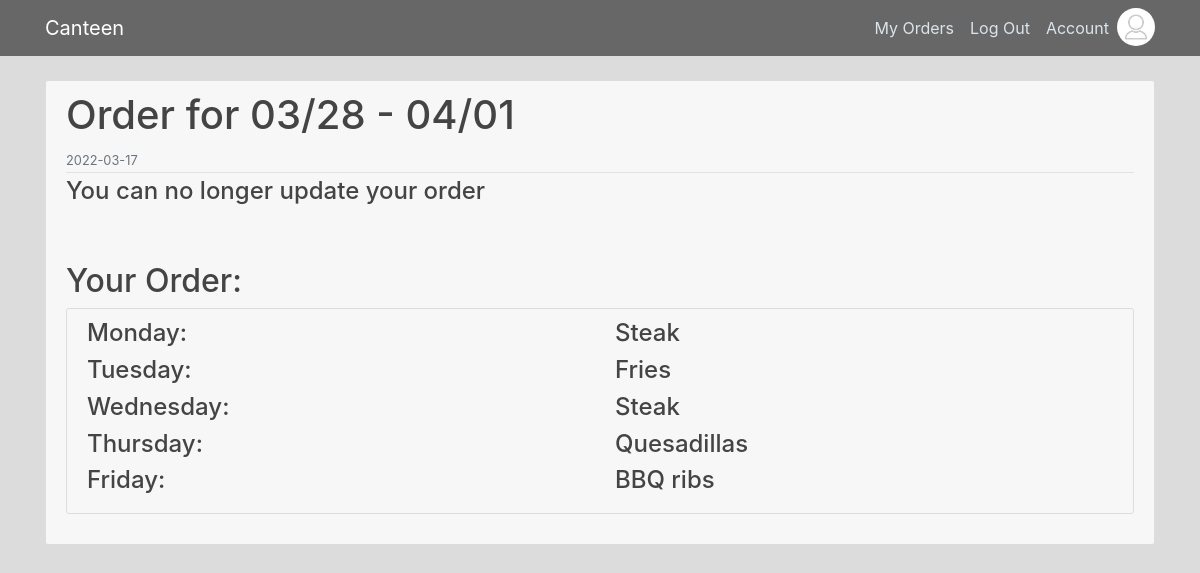
Screenshot of /orders/3/view (signed in) with the database file from the repository.
### canteen/models.py (models this page shows, shortened)
class User(db.Model, UserMixin):
    id = db.Column(db.Integer, primary_key=True)
    username = db.Column(db.String(20), unique=True, nullable=False)
    email = db.Column(db.String(120), unique=True, nullable=False)
    first_name = db.Column(db.String(120), nullable=False, default="first_name")
    last_name = db.Column(db.String(120), nullable=False, default="last_name")
    school_id = db.Column(db.String(20), nullable=False, default="00a00")
    group = db.Column(db.String(20), nullable=False, default="0a")
    image_file = db.Column(db.String(20), nullable=False, default='default.jpg')
    password = db.Column(db.String(60), nullable=False)
    role = db.Column(db.String(20), default='user')
    responses = db.relationship('OrderResponse', backref="User", lazy=True)

class OrderForm(db.Model):
    __tablename__ = 'order_form'
    id = db.Column(db.Integer, primary_key=True)
    title = db.Column(db.String(100), nullable=False)
    date_expired = db.Column(db.DateTime(), nullable=False)
    date_posted = db.Column(db.DateTime(), nullable=False, default=datetime.utcnow)
    date_started = db.Column(db.DateTime(), nullable=False, default=datetime.utcnow)
    monday1 = db.Column(db.String(100))
    monday2 = db.Column(db.String(100))
    monday3 = db.Column(db.String(100))
    tuesday1 = db.Column(db.String(100))
    tuesday2 = db.Column(db.String(100))
    tuesday3 = db.Column(db.String(100))
    wednesday1 = db.Column(db.String(100))
    wednesday2 = db.Column(db.String(100))
    wednesday3 = db.Column(db.String(100))
    thursday1 = db.Column(db.String(100))
    thursday2 = db.Column(db.String(100))
    thursday3 = db.Column(db.String(100))
    friday1 = db.Column(db.String(100))
    friday2 = db.Column(db.String(100))
    friday3 = db.Column(db.String(100))
    responses = db.relationship('OrderResponse', backref="Order Form", lazy=True)
    def get_any_user_response(self, user_id: int):
        for response in self.responses:
            if user_id == response.user_id:
                return response
        return None

class OrderResponse(db.Model):
    __tablename__ = 'order_response'
    id = db.Column(db.Integer, primary_key=True)
    date_posted = db.Column(db.DateTime(), nullable=False, default=datetime.utcnow)
    monday = db.Column(db.String(100))
    tuesday = db.Column(db.String(100))
    wednesday = db.Column(db.String(100))
    thursday = db.Column(db.String(100))
    friday = db.Column(db.String(100))
    form_id = db.Column(db.Integer, db.ForeignKey('order_form.id'), nullable=False)
    user_id = db.Column(db.Integer, db.ForeignKey('user.id'), nullable=False)

### canteen/orders/routes.py (the view)
@orders.route('/orders/<int:order_id>/view')
@login_required
def single_order_view(order_id):
    order = OrderForm.query.get_or_404(order_id)
    return render_template("order.html", order=order, get_user_response=get_user_response, datetime=datetime, timedelta=timedelta)

### canteen/models.py (called while the page is built)
@login_manager.user_loader
def load_user(user_id):
    return User.query.get(int(user_id))

### canteen/orders/utils.py (called while the page is built)
def get_user_response(order_form: OrderForm) -> OrderResponse:
    return order_form.get_any_user_response(current_user.id)

### canteen/templates/order.html (shortened to what this page needs)
{% extends "layout.html" %}
{% block content %}
    {% set time_left = order.date_expired - datetime.now()%}
    <article class="media content-section">
        <div class="media-body">
            <div class="article-metadata">
                <a href="{{url_for("orders.single_order_view", order_id=order.id)}}"><h1>{{order.title}}</h1></a>
                <small class="text-muted">{{ order.date_posted.strftime('%Y-%m-%d') }}</small>
            </div>
            <div class-"content-section container">
                {% set response = get_user_response(order)%}
                {% if response %}
                    <div class="row">
                        {% if time_left > timedelta(0) %}
                            <div class="col pt-md-2"><a class="btn btn-outline-secondary btn-lg" href="{{url_for("orders.update_order", order_id=order.id)}}">Update</a></div>
                            <div class="col-sm">
                                <h4>Time left to update:</h4>
                                <p>{{time_left}}</p>
                            </div>
                        {% else %}
                            <div class="col-sm">
                                <h4>You can no longer update your order</h4>
                            </div>
                        {% endif %}
                    </div>
                    <div class="pt-md-5">
                        <h2>Your Order:</h2>
                        <div class="content-section">
                            <div class="row">
                                <div class="col-sm"><h4>Monday:</h4></div>
                                {% if response.monday == "None" %}
                                    <div class="col-sm"><h4 class="text-danger">{{response.monday}}</h4></div>
                                {% else %}
                                    <div class="col-sm"><h4>{{response.monday}}</h4></div>
                                {% endif %}
                            </div>
                            <div class="row">
                                <div class="col-sm"><h4>Tuesday:</h4></div>
                                {% if response.tuesday == "None" %}
                                    <div class="col-sm"><h4 class="text-danger">{{response.tuesday}}</h4></div>
                                {% else %}
                                    <div class="col-sm"><h4>{{response.tuesday}}</h4></div>
                                {% endif %}
                            </div>
                            <div class="row">
                                <div class="col-sm"><h4>Wednesday:</h4></div>
                                {% if response.wednesday == "None" %}
                                    <div class="col-sm"><h4 class="text-danger">{{response.wednesday}}</h4></div>
                                {% else %}
                                    <div class="col-sm"><h4>{{response.wednesday}}</h4></div>
                                {% endif %}
                            </div>
                            <div class="row">
                                <div class="col-sm"><h4>Thursday:</h4></div>
                                {% if response.thursday == "None" %}
                                    <div class="col-sm"><h4 class="text-danger">{{response.thursday}}</h4></div>
                                {% else %}
                                    <div class="col-sm"><h4>{{response.thursday}}</h4></div>
                                {% endif %}
                            </div>
                            <div class="row">
                                <div class="col-sm"><h4>Friday:</h4></div>
                                {% if response.friday == "None" %}
                                    <div class="col-sm"><h4 class="text-danger">{{response.friday}}</h4></div>
                                {% else %}
                                    <div class="col-sm"><h4>{{response.friday}}</h4></div>
                                {% endif %}
                            </div>
                        </div>
                    </div>
                {% endif %}
            </div>
        </article>
{% endblock content %}

### canteen/templates/layout.html (shortened to what this page needs)
<!DOCTYPE html>
<html>
<head>
    <link rel="stylesheet" href="https://maxcdn.bootstrapcdn.com/bootstrap/4.0.0/css/bootstrap.min.css">
    <link rel="stylesheet" type="text/css" href="{{ url_for('static', filename='main.css') }}">
    <link rel="stylesheet" href="https://cdn.jsdelivr.net/npm/bootstrap-icons@1.5.0/font/bootstrap-icons.css">
</head>
<body>
    <header class="site-header">
      <nav class="navbar navbar-expand-md navbar-dark bg-steel fixed-top">
        <div class="container">
          <a class="navbar-brand mr-4" href="/">Canteen</a>
          <div class="collapse navbar-collapse" id="navbarToggle">
            <div class="navbar-nav">
            {% if current_user.is_authenticated %}
              {% if current_user.role != 'admin' %}
                <a class="nav-item nav-link" href={{url_for('orders.order_view')}}>My Orders</a>
              {%else%}
              <a class="nav-item nav-link" href="\admin">Admin Panel</a>
              {% endif %}
              <a class="nav-item nav-link" href={{url_for('users.logout')}}>Log Out</a>
              <a class="nav-item nav-link" href={{url_for('users.account')}}>Account</a>
              <a href={{url_for('users.account')}}>
                <img class="rounded-circle nav-img" src="{{url_for('static', filename='profile_pics/' + current_user.image_file)}}">
              </a>
            {% else %}
              <a class="nav-item nav-link" href={{url_for('users.login')}}>Log In</a>
              <a class="nav-item nav-link" href={{url_for('users.register')}}>Register</a>
            {% endif %}
            </div>
          </div>
        </div>
      </nav>
    </header>
    <main role="main" class="container">
      <div>
        <div>
          {% block content %}{% endblock %}
        </div>
      </div>
    </main>
</body>
</html>

### canteen/static/main.css (style rules this page uses)
body { background: #dcdcdc; color: #333333; margin-top: 5rem; }
h1, h2, h3, h4, h5, h6 { color: #444444; }
.bg-steel { background-color: #676767; }
.site-header .navbar-nav .nav-link { color: #dae5eb; }
.content-section { background: #f7f7f7; padding: 10px 20px; border: 1px solid #dddddd; border-radius: 3px; margin-bottom: 20px; }
.article-metadata { padding-bottom: 1px; margin-bottom: 4px; border-bottom: 1px solid #e3e3e3 }
.nav-img { height: 38px; width: 38px; margin: 0; margin-top: auto; margin-bottom: auto; }

### rows the page displays
User: image_file (placeholder picture)
OrderForm: title "Order for 03/28 - 04/01", date_posted "2022-03-17"
OrderResponse: monday "Steak", tuesday "Fries", wednesday "Steak", thursday "Quesadillas", friday "BBQ ribs"
